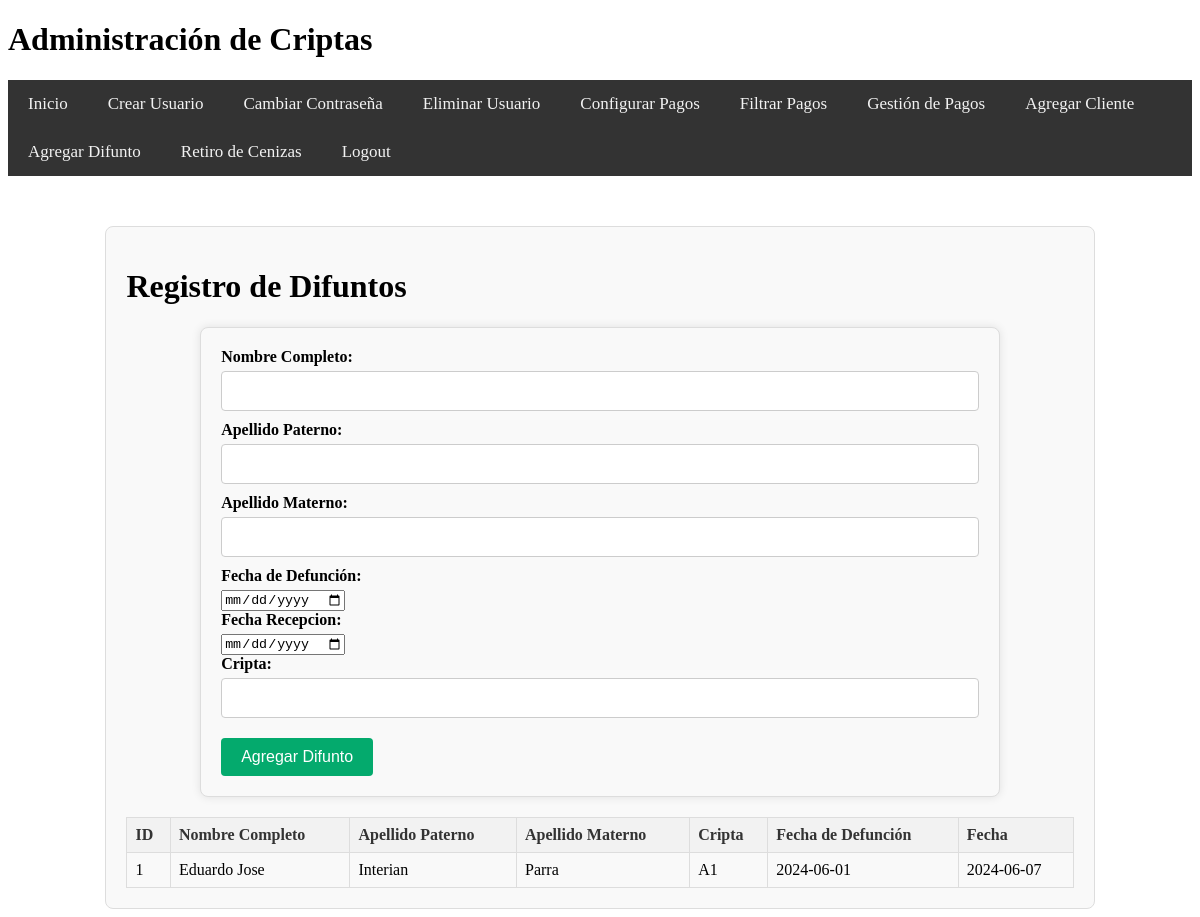
Page /agregar_difunto (signed in) on the earlier database version.
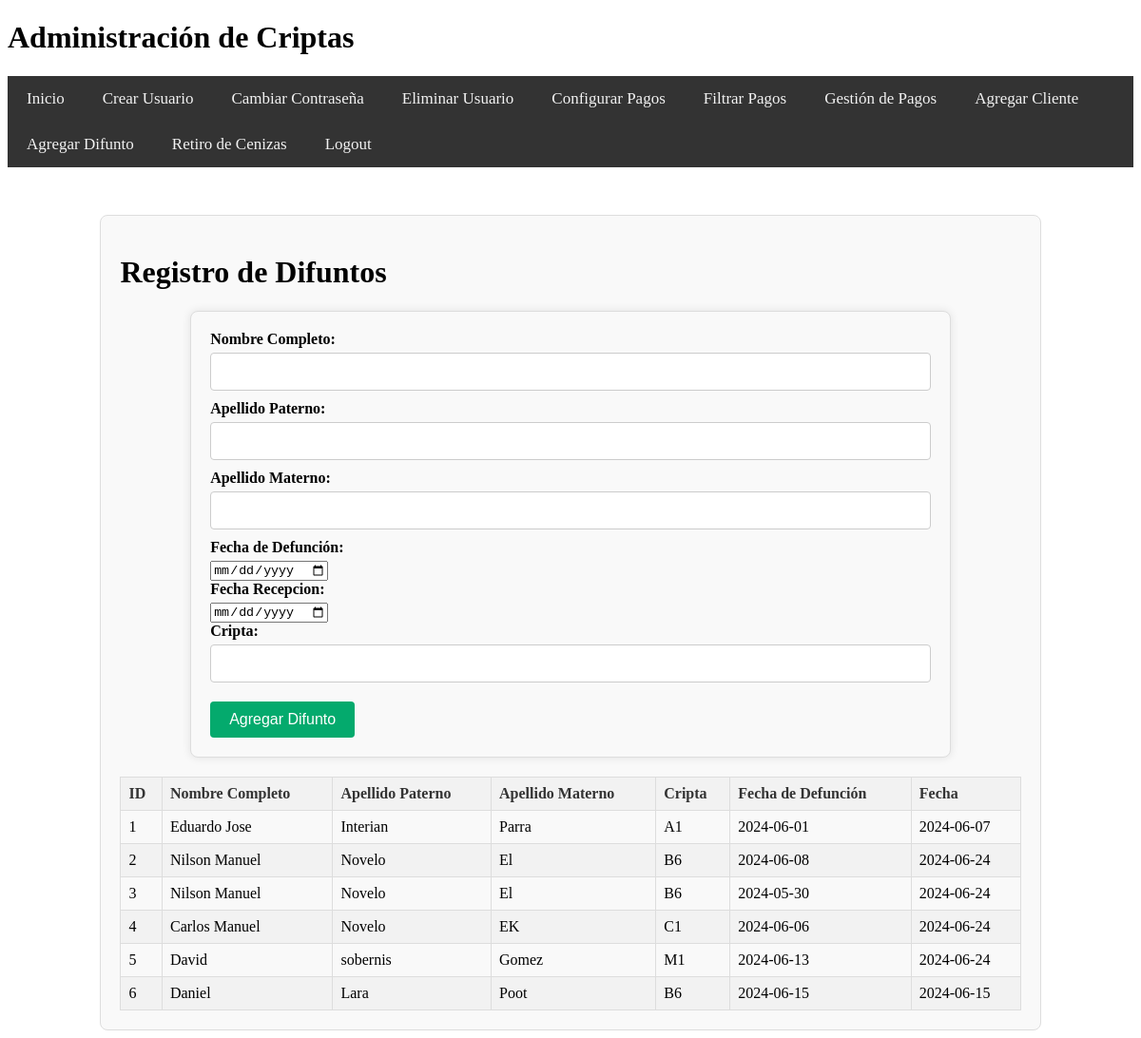
Same page on the later database version.
### tables this page shows
CREATE TABLE Difuntos (
    ID_difunto INTEGER PRIMARY KEY AUTOINCREMENT,
    Nombre_completo TEXT,
    Apellido_paterno TEXT,
    Apellido_materno TEXT,
    Cripta TEXT,
    Fecha_defuncion DATE,
    Fecha DATE,
    Fecha_Retiro DATE,
    FOREIGN KEY (Cripta) REFERENCES Clientes(Cripta)
);

### app.py (the view, shortened to what this page needs)
@app.route('/agregar_difunto', methods=['GET', 'POST'])
def agregar_difunto():
    if 'username' not in session:
        return redirect(url_for('login'))
    return render_template('agregar_difunto.html', difuntos=get_difuntos())

### app.py (called while the page is built)
def get_db_connection():
    conn = sqlite3.connect('cripta_administracion.db')
    conn.row_factory = sqlite3.Row
    return conn

def get_difuntos():
    conn = get_db_connection()
    cursor = conn.cursor()
    cursor.execute('SELECT * FROM difuntos')
    difuntos = cursor.fetchall()
    conn.close()
    return difuntos

### templates/agregar_difunto.html (shortened to what this page needs)
{% extends "base.html" %}
{% block content %}
<div class="container">
    <h1>Registro de Difuntos</h1>
    <form action="/agregar_difunto" method="post">
        <label for="nombre_completo">Nombre Completo:</label>
        <input type="text" id="nombre_completo" name="nombre_completo" required><br>
        <label for="apellido_paterno">Apellido Paterno:</label>
        <input type="text" id="apellido_paterno" name="apellido_paterno" required><br>
        <label for="apellido_materno">Apellido Materno:</label>
        <input type="text" id="apellido_materno" name="apellido_materno" required><br>
        <label for="fecha_defuncion">Fecha de Defunción:</label>
        <input type="date" id="fecha_defuncion" name="fecha_defuncion" required><br>
        <label for="fecha">Fecha Recepcion:</label>
        <input type="date" id="fecha" name="fecha" required><br>
        <label for="cripta">Cripta:</label>
        <input type="text" id="cripta" name="cripta" required><br>
        <input type="submit" value="Agregar Difunto">
    </form>
    <div style="overflow-x:auto;">
        <table id="tabla-difuntos">
            <thead>
                <tr>
                    <th>ID</th>
                    <th>Nombre Completo</th>
                    <th>Apellido Paterno</th>
                    <th>Apellido Materno</th>
                    <th>Cripta</th>
                    <th>Fecha de Defunción</th>
                    <th>Fecha</th>
                </tr>
            </thead>
            <tbody>
                {% for difunto in difuntos %}
                <tr>
                    <td>{{ difunto[0] }}</td>
                    <td>{{ difunto[1] }}</td>
                    <td>{{ difunto[2] }}</td>
                    <td>{{ difunto[3] }}</td>
                    <td>{{ difunto[4] if difunto[4] else "-" }}</td>
                    <td>{{ difunto[5] }}</td>
                    <td>{{ difunto[6] }}</td>
                </tr>
                {% endfor %}
            </tbody>
        </table>
    </div>
</div>
{% endblock %}

### templates/base.html (shortened to what this page needs)
<!DOCTYPE html>
<html lang="es">
<head>
    <link rel="stylesheet" href="{{ url_for('static', filename='styles.css') }}">
</head>
<body>
    <header>
        <h1>Administración de Criptas</h1>
        {% if 'username' in session %}
        <nav>
            <ul class="navbar">
                <li><a href="{{ url_for('menu') }}">Inicio</a></li>
                {% if session['role'] == 'admin' %}
                <li><a href="{{ url_for('create_user') }}">Crear Usuario</a></li>
                <li><a href="{{ url_for('change_password') }}">Cambiar Contraseña</a></li>
                <li><a href="{{ url_for('delete_user') }}">Eliminar Usuario</a></li>
                <li><a href="{{ url_for('configurar_pagos') }}">Configurar Pagos</a></li>
                <li><a href="{{ url_for('filtrado_pagos') }}">Filtrar Pagos</a></li>
                {% endif %}
                <li><a href="{{ url_for('pagos_cajero') }}">Gestión de Pagos</a></li>
                <li><a href="{{ url_for('agregar_cliente') }}">Agregar Cliente</a></li>
                <li><a href="{{ url_for('agregar_difunto') }}">Agregar Difunto</a></li>
                <li><a href="{{ url_for('retiro_cenizas') }}">Retiro de Cenizas</a></li>
                <li><a href="{{ url_for('logout') }}">Logout</a></li>
            </ul>
        </nav>
        {% endif %}
    </header>
    <main>
        {% block content %}{% endblock %}
    </main>
</body>
</html>

### static/styles.css (style rules this page uses)
nav { background-color: #333; overflow: hidden; }
nav ul { list-style-type: none; margin: 0; padding: 0; text-align: center; }
nav ul li { display: inline; }
nav ul li a { text-decoration: none; color: #fff; padding: 10px 20px; display: inline-block; }
.navbar { background-color: #333; overflow: hidden; }
.navbar a { float: left; display: block; color: #f2f2f2; text-align: center; padding: 14px 20px; text-decoration: none; font-size: 17px; }
.container { width: 80%; margin: auto; padding: 20px; border: 1px solid #ddd; border-radius: 8px; background-color: #f9f9f9; margin-top: 50px; }
form { margin-bottom: 20px; }
form label { display: block; margin-bottom: 5px; font-weight: bold; }
form input[type="text"], form input[type="file"] { width: calc(100% - 12px); padding: 8px; margin-bottom: 10px; border: 1px solid #ccc; border-radius: 4px; font-size: 16px; }
form input[type="submit"] { background-color: #04AA6D; color: white; border: none; padding: 10px 20px; text-align: center; text-decoration: none; display: inline-block; font-size: 16px; margin-top: 10px; cursor: pointer; border-radius: 4px; }
table { width: 100%; border-collapse: collapse; margin-top: 20px; }
table th, table td { border: 1px solid #ddd; padding: 8px; text-align: left; }
table th { background-color: #f2f2f2; color: #333; }
table tr:nth-child(even) { background-color: #f2f2f2; }
form { width: 80%; margin: auto; padding: 20px; border: 1px solid #ddd; border-radius: 8px; background-color: #f9f9f9; box-shadow: 0 0 10px rgba(0, 0, 0, 0.1); margin-top: 20px; }
form input[type="text"], form select { width: calc(100% - 22px); padding: 10px; margin-bottom: 10px; border: 1px solid #ccc; border-radius: 4px; font-size: 16px; }
table, th, td { border: 1px solid #ddd; padding: 8px; text-align: left; }
th { background-color: #f2f2f2; }

Differences in the rows shown:
added Difuntos: ID_difunto "2", Nombre_completo "Nilson Manuel", Apellido_paterno "Novelo", Apellido_materno "El", Cripta "B6", Fecha_defuncion "2024-06-08", Fecha "2024-06-24"
added Difuntos: ID_difunto "3", Nombre_completo "Nilson Manuel", Apellido_paterno "Novelo", Apellido_materno "El", Cripta "B6", Fecha_defuncion "2024-05-30", Fecha "2024-06-24"
added Difuntos: ID_difunto "4", Nombre_completo "Carlos Manuel", Apellido_paterno "Novelo", Apellido_materno "EK", Cripta "C1", Fecha_defuncion "2024-06-06", Fecha "2024-06-24"
added Difuntos: ID_difunto "5", Nombre_completo "David", Apellido_paterno "sobernis", Apellido_materno "Gomez", Cripta "M1", Fecha_defuncion "2024-06-13", Fecha "2024-06-24"
added Difuntos: ID_difunto "6", Nombre_completo "Daniel", Apellido_paterno "Lara", Apellido_materno "Poot", Cripta "B6", Fecha_defuncion "2024-06-15", Fecha "2024-06-15"
